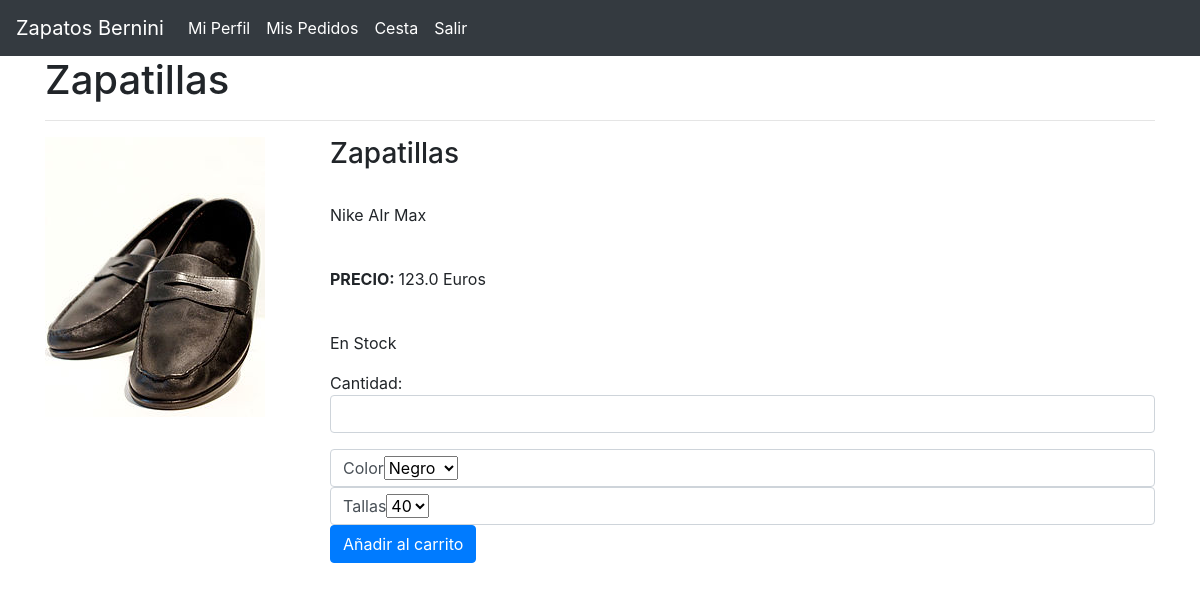
/shop/producto/zapatillas/ (signed in), run on the app's committed database.
### shop/models.py (models this page shows, shortened)
class Producto (models.Model):
    nombre = models.CharField(max_length=200)
    slug = models.SlugField(unique = True)
    descripcion = models.TextField()
    stock = models.IntegerField()
    precio = models.FloatField()
    atributos = JSONField()
    class Meta:
        ordering = ('nombre',)
        verbose_name = 'producto'
        verbose_name_plural = 'productos'

### shop/views.py (the view)
# urls.py: url(r'^shop/producto/(?P<slug>[\w-]+)/$',views.detalleProducto,name="productodetalle"),
def detalleProducto(request,slug):
    if not request.user.is_authenticated:
        return HttpResponseRedirect("/")
    prod = get_object_or_404(Producto,slug=slug)
    return render(request,'detalleproducto.html',{'producto':prod})

### shop/templates/detalleproducto.html (shortened to what this page needs)
{% extends 'base.html' %}
{% block content %}
{%load static%}
    <div class="container">
    	<div class="row">
    		<div class="col-md-12 col-lg-12">
    			<h1>{{producto.nombre}}</h1>
    			<hr class="my-7">
    		</div>
    	</div>
    </div>
    <div class="container">
    	<div class="row">
            <div class="col-md-3 cl-lg-3">
                <img src="{% static 'img/zapato.jpg' %}"/>
            </div>
            <div class="col-md-9 col-lg-9">
                <h3>{{producto.nombre}}</h3>
                <br>
                <p>{{producto.descripcion}}</p>
                <br>
                <p><b>PRECIO: </b>{{producto.precio}} Euros</p>
                <br>
                {%if producto.stock > 0 %}
                    <p>En Stock</p>
                    <form id="formpedido">
                        {% csrf_token %}
                        <div class="form-group">
                            Cantidad: <input type="number" id="cantpedido" class="form-control" min="1">
                        </div>
                        <div class="form-group" id="botonera">
                            <button type="button" class="btn btn-primary" id="addchart">Añadir al carrito</button>
                        </div>
                    </form>
                {%else%}
                    No quedan existencias
                {%endif%}
            </div>
        </div>
    </div>
{% endblock %}

### data on the page
Producto: nombre "Zapatillas", descripcion "Nike AIr Max", precio "123.0"
